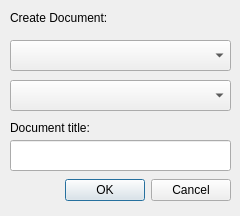
<ui version="4.0" >
 <class>New_Document_Dialog</class>
 <widget class="QDialog" name="New_Document_Dialog" >
  <property name="enabled" >
   <bool>true</bool>
  </property>
  <property name="geometry" >
   <rect>
    <x>0</x>
    <y>0</y>
    <width>240</width>
    <height>216</height>
   </rect>
  </property>
  <property name="windowTitle" >
   <string>Dialog</string>
  </property>
  <property name="modal" >
   <bool>true</bool>
  </property>
  <widget class="QDialogButtonBox" name="New_Document_Confirm" >
   <property name="geometry" >
    <rect>
     <x>20</x>
     <y>170</y>
     <width>211</width>
     <height>41</height>
    </rect>
   </property>
   <property name="orientation" >
    <enum>Qt::Horizontal</enum>
   </property>
   <property name="standardButtons" >
    <set>QDialogButtonBox::Cancel|QDialogButtonBox::Ok</set>
   </property>
  </widget>
  <widget class="QLabel" name="label" >
   <property name="geometry" >
    <rect>
     <x>10</x>
     <y>10</y>
     <width>141</width>
     <height>16</height>
    </rect>
   </property>
   <property name="text" >
    <string>Create Document:</string>
   </property>
  </widget>
  <widget class="QComboBox" name="Select_Project_Box" >
   <property name="geometry" >
    <rect>
     <x>10</x>
     <y>40</y>
     <width>221</width>
     <height>31</height>
    </rect>
   </property>
  </widget>
  <widget class="QComboBox" name="Select_Type_Box" >
   <property name="geometry" >
    <rect>
     <x>10</x>
     <y>80</y>
     <width>221</width>
     <height>31</height>
    </rect>
   </property>
  </widget>
  <widget class="QLineEdit" name="document_title" >
   <property name="geometry" >
    <rect>
     <x>10</x>
     <y>140</y>
     <width>221</width>
     <height>31</height>
    </rect>
   </property>
  </widget>
  <widget class="QLabel" name="label_2" >
   <property name="geometry" >
    <rect>
     <x>10</x>
     <y>120</y>
     <width>111</width>
     <height>16</height>
    </rect>
   </property>
   <property name="text" >
    <string>Document title:</string>
   </property>
  </widget>
 </widget>
 <resources/>
 <connections>
  <connection>
   <sender>New_Document_Confirm</sender>
   <signal>rejected()</signal>
   <receiver>New_Document_Dialog</receiver>
   <slot>close()</slot>
   <hints>
    <hint type="sourcelabel" >
     <x>316</x>
     <y>260</y>
    </hint>
    <hint type="destinationlabel" >
     <x>286</x>
     <y>274</y>
    </hint>
   </hints>
  </connection>
 </connections>
</ui>
